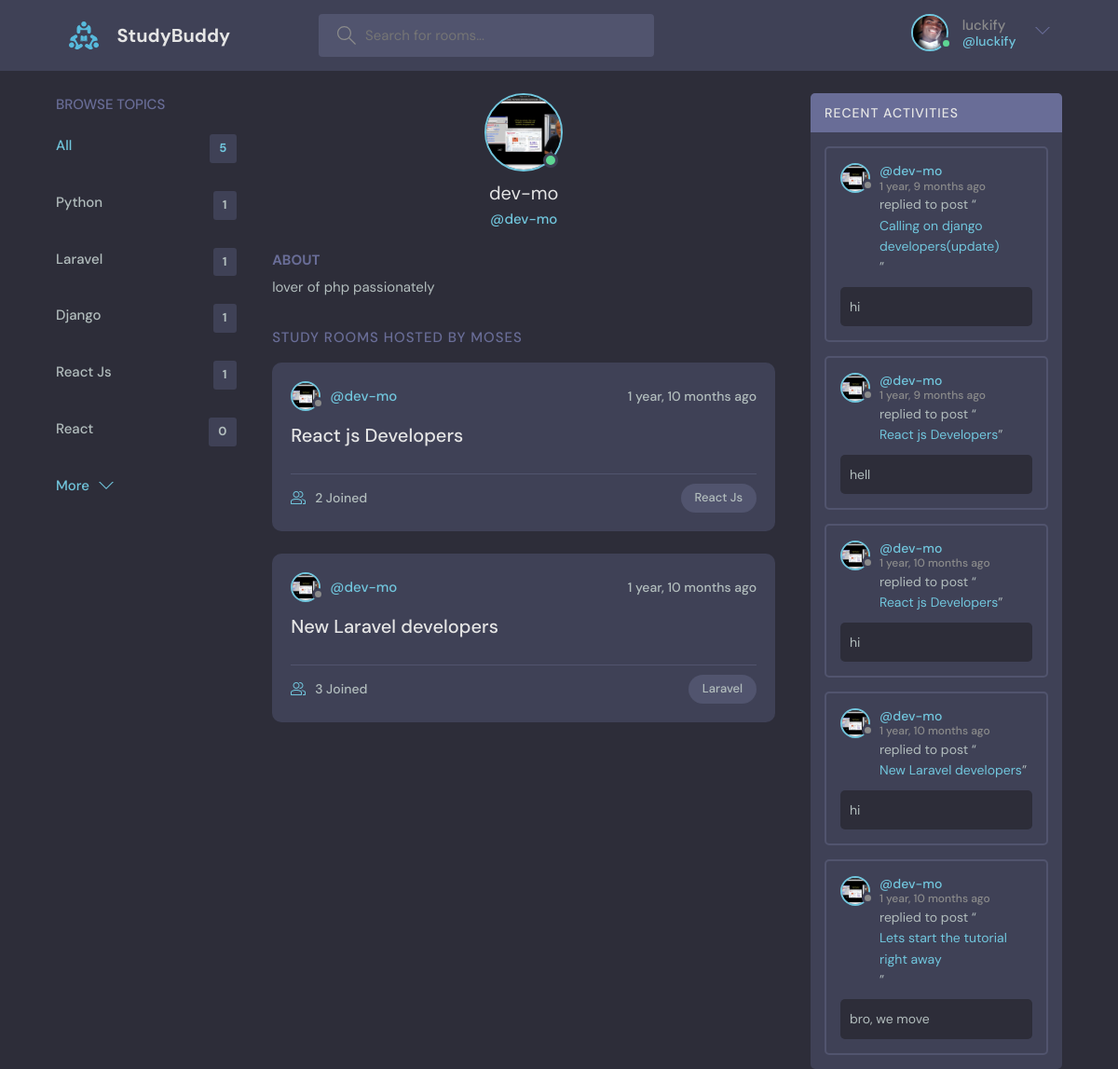
The page /profile/2 (signed in) on the database as committed earlier.
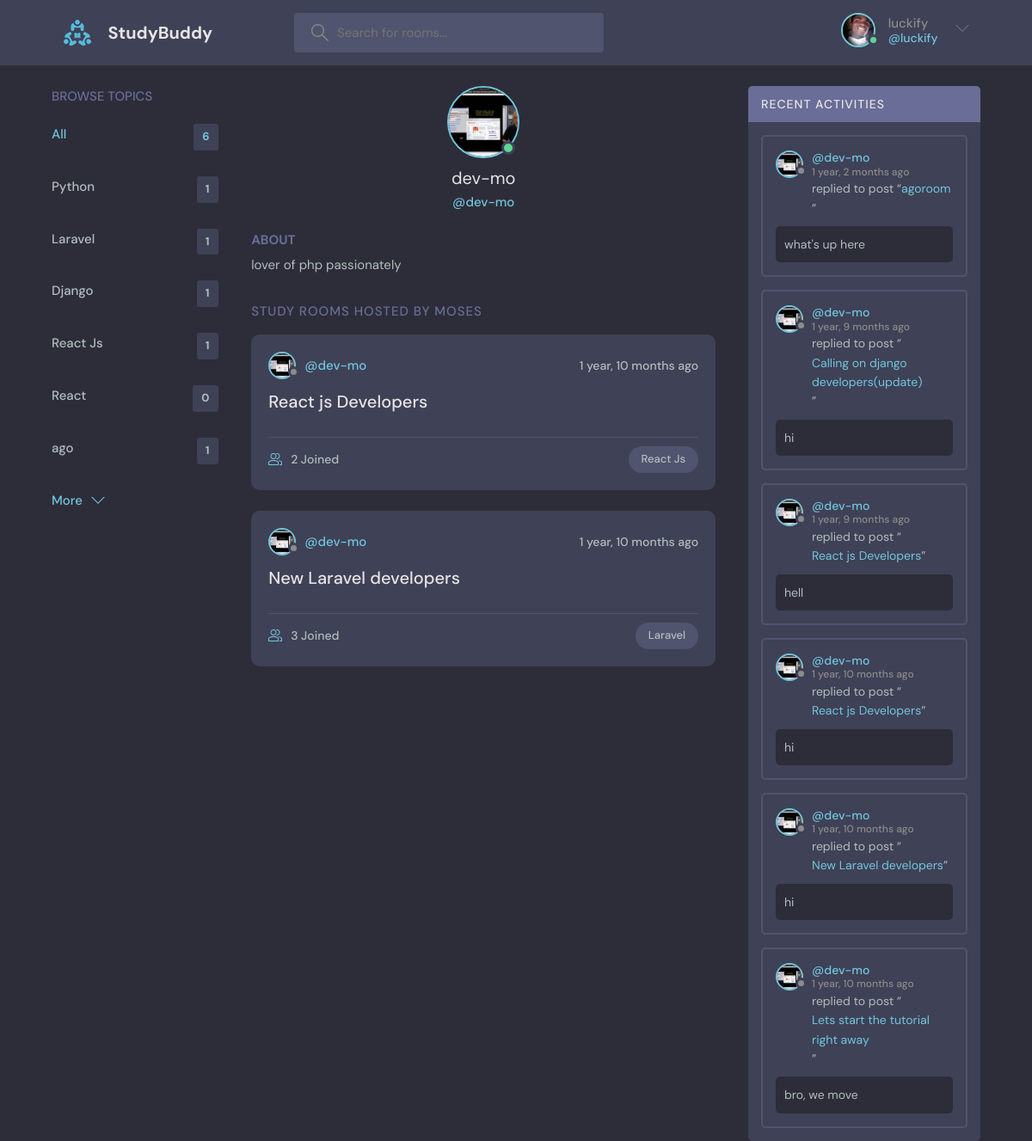
The same page on the database as committed later.
### base/models.py (models this page shows, shortened)
class User(AbstractUser):
    name=models.CharField(max_length=200, null=True)
    email=models.EmailField(unique=True, null=True)
    bio=models.TextField(null=True)
    avartar=models.ImageField(null=True, default="avatar.svg")
    USERNAME_FIELD: 'email'
    REQUIRED_FIELDS: []

class Topic(models.Model):
    name=models.CharField(max_length=20)

class Room(models.Model):
    host= models.ForeignKey(User, models.SET_NULL, null=True)
    topic=models.ForeignKey(Topic, models.SET_NULL, null=True)
    name=models.CharField(max_length=200)
    description=models.TextField(null=True, blank=True)
    participants= models.ManyToManyField(User, related_name='participants', blank=True)
    updated=models.DateTimeField(auto_now=True)
    created=models.DateTimeField(auto_now_add=True)
    class Meta:
        ordering=['-updated', '-created']
    def __str__(self):
        return  self.name

class Message(models.Model):
    user=models.ForeignKey(User, on_delete=models.CASCADE)
    room = models.ForeignKey(Room, on_delete=models.CASCADE)
    body=models.TextField()
    updated=models.DateTimeField(auto_now=True)
    created=models.DateTimeField(auto_now_add=True)
    class Meta:
            ordering=['-updated', '-created']

### base/views.py (the view)
# urls.py: path('profile/<str:pk>', views.userProfile, name="user-profile"),
@login_required(login_url ='login')
def userProfile( request, pk ):
    user = User.objects.get(id=pk)
    rooms = user.room_set.all()
    room_messages = user.message_set.all()
    topics = Topic.objects.all()
    context= {'user':user, 'rooms':rooms, 'room_messages':room_messages, 'topics':topics}
    return render(request, 'base/profile.html', context)

### base/templates/base/profile.html (shortened to what this page needs)
{% extends 'main.html' %}
{% block content %}
  <main class="profile-page layout layout--3">
    <div class="container">
     {% include 'base/topics_component.html' %}
      <div class="roomList">
        <div class="profile">
          <div class="profile__avatar">
            <div class="avatar avatar--large active">
              <img src="{{user.avartar.url}}" />
            </div>
          </div>
          <div class="profile__info">
            <h3>{{user.username}}</h3>
            <p>@{{user.username}}</p>
        </div>
          <div class="profile__about">
            <h3>About</h3>
            <p>{{user.bio}}</p>
          </div>
        </div>
        <div class="roomList__header">
          <div>
            <h2>Study Rooms Hosted by {{user.name}}</a>
            </h2>
          </div>
        </div>
     {% include 'base/feed_component.html' %}
    </div>
      {% include 'base/activity_component.html' %}
    </div>
  </main>
  {% endblock %}

### templates/main.html (shortened to what this page needs)
<!DOCTYPE html>
{% load static %}
<html lang="en">
  <head>
    <link rel="stylesheet" href="{% static 'style/style.css'%}"/>
  </head>
  <body>
    {%include 'navbar.html'%}
    {%block content%}
    {% endblock %}
  </body>
</html>

### templates/navbar.html (shortened to what this page needs)
{% load static %}
<header class="header header--loggedIn">
    <div class="container">
      <a href="{% url 'home' %}" class="header__logo">
        <img src="{% static 'images/logo.svg'%}" />
        <h1>StudyBuddy</h1>
      </a>
      <form class="header__search" method="GET" action="{% url 'home' %}">
        <label>
          <input name="q" placeholder="Search for rooms..." />
        </label>
      </form>
      <nav class="header__menu">
        {% if request.user.is_authenticated %}
        <div class="header__user">
          <a href="{% url 'update-user' %}">
            <div class="avatar avatar--medium active">
              <img src="{{request.user.avartar.url}}" />
            </div>
            <p>{{request.user.username}} <span>@{{request.user.username}}</span></p>
          </a>
          <button class="dropdown-button">
            <svg version="1.1" xmlns="http://www.w3.org/2000/svg" width="32" height="32" viewBox="0 0 32 32">
              <title>chevron-down</title>
              <path d="M16 21l-13-13h-3l16 16 16-16h-3l-13 13z"></path>
            </svg>
          </button>
        </div>
        {% else %}
         <a href="{% url 'login' %}">
          <img src="{% static 'images/avatar.svg'%}" />
          <p>Login</p>
        </a>
        {% endif %}
      </nav>
    </div>
  </header>

### base/templates/base/topics_component.html
<div class="topics">
    <div class="topics__header">
        <h2>Browse Topics</h2>
    </div>
    <ul class="topics__list">
        <li>
        <a href="{% url 'home' %}" class="active">All <span>{{topics.count}}</span></a>
        </li>
        {% for topic in topics  %}
        <li>
        <a href="{% url 'home' %}?q={{topic.name}}">{{topic.name}} <span>{{topic.room_set.all.count}}</span></a>
        </li>
        {% endfor %}
       </ul>
    <a class="btn btn--link" href="{% url 'topics' %}">
        More
        <svg version="1.1" xmlns="http://www.w3.org/2000/svg" width="32" height="32" viewBox="0 0 32 32">
        <title>chevron-down</title>
        <path d="M16 21l-13-13h-3l16 16 16-16h-3l-13 13z"></path>
        </svg>
    </a>
    </div>

### base/templates/base/feed_component.html (shortened to what this page needs)
{%for room in rooms%}
  <div class="roomListRoom">
    <div class="roomListRoom__header">
    <a href="{% url 'user-profile' room.host.id %}" class="roomListRoom__author">
        <div class="avatar avatar--small">
        <img src="{{room.host.avartar.url}}" />
        </div>
        <span>@{{room.host.username}}</span>
    </a>
    <div class="roomListRoom__actions">
        <span>{{room.created|timesince}} ago</span>
    </div>
    </div>
    <div class="roomListRoom__content">
    <a href="{% url 'room' room.id %}">{{room.name}}</a>
    </div>
    <div class="roomListRoom__meta">
    <a href="{% url 'room' room.id %}" class="roomListRoom__joined">
        {{room.participants.all.count}} Joined
    </a>
    <p class="roomListRoom__topic">{{room.topic.name}}</p>
    </div>
</div>
{% endfor %}

### base/templates/base/activity_component.html (shortened to what this page needs)
<div class="activities">
    <div class="activities__header">
        <h2>Recent Activities</h2>
    </div>
    {% for message in room_messages %}
    <div class="activities__box">
        <div class="activities__boxHeader roomListRoom__header">
        <a href="{% url 'user-profile' message.user.id %}" class="roomListRoom__author">
            <div class="avatar avatar--small">
            <img src="{{message.user.avartar.url}}" />
            </div>
            <p>
            @{{message.user}}
            <span>{{message.created|timesince}} ago</span>
            </p>
        </a>
        </div>
        <div class="activities__boxContent">
        <p>replied to post “<a href="{% url 'room' message.room.id %}">{{message.room}}</a>”</p>
        <div class="activities__boxRoomContent">
          {{message.body}}
        </div>
        </div>
    </div>
    {% endfor %}
    </div>

Rows that differ between the two databases and show on the page:
added Topic: name "ago", room_set.all.count "1"
added Message: user.avartar (picture), user "dev-mo", created "1 year, 2 months", room "agoroom", body "what's up here"
Other text that changed with them:
{{ topics.count }}: "5" → "6"
